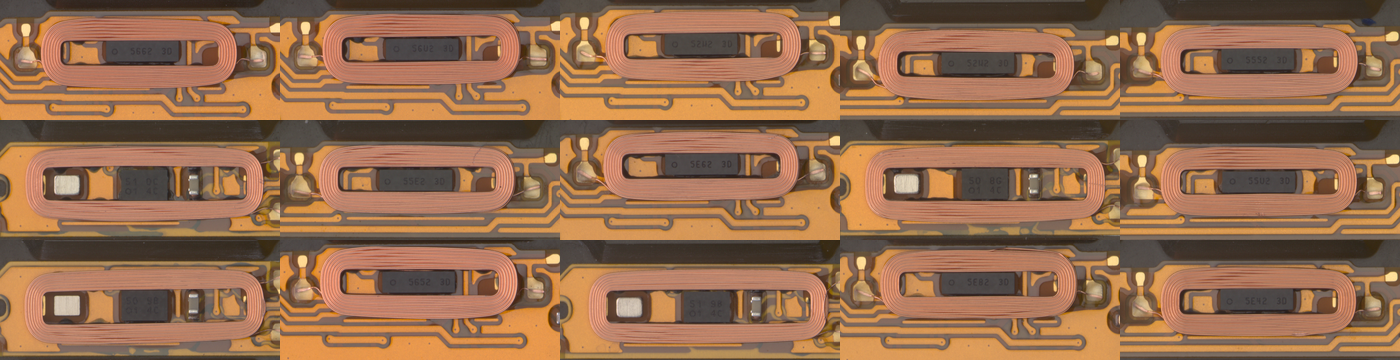
#> input picture reports/eda_samples.png, 1400 x 360 px
$ python -i augment.py   (imports and definitions only)
#> lines starting #> are read from the running program, lines starting #| are printed output that depends on the picture
"""
T2.3 -- Augmentation pipeline for minority-class crops.

Applies mild, physically-plausible transforms to a uint8 (H, W, 3) numpy
array and returns a uint8 (H, W, 3) array.

Transforms (in order):
  1. Brightness / contrast jitter  -- mimics lighting variation between shots
  2. Horizontal + vertical flip    -- defects are position-agnostic
  3. Small rotation (<=5 deg)      -- sensor tilt tolerance
  4. Small translation             -- horizontal: +-50 px (measured jitter);
                                      vertical:   +-10 px (spec: only 8 px drift)

NOT applied: heavy zoom, elastic distortion, or aggressive crop.
See PROJECT_SPEC.md §6 for rationale.
"""

import random
from typing import Optional

import numpy as np
from PIL import Image, ImageEnhance


def augment(
    arr: np.ndarray,
    brightness: float = 0.3,
    contrast: float = 0.3,
    max_rotation_deg: float = 5.0,
    max_translate_x: int = 50,
    max_translate_y: int = 10,
    rng: Optional[random.Random] = None,
) -> np.ndarray:
    """
    Apply random augmentation to a uint8 (H, W, 3) numpy array.

    Args:
        arr: input crop, shape (H, W, 3), dtype uint8
        brightness: max brightness jitter factor (symmetric around 1.0)
        contrast: max contrast jitter factor
        max_rotation_deg: maximum rotation in either direction
        max_translate_x: max horizontal translation in pixels
        max_translate_y: max vertical translation in pixels
        rng: optional seeded random.Random for reproducibility

    Returns:
        Augmented array, same shape and dtype as input.
    """
    if rng is None:
        rng = random

    img = Image.fromarray(arr)

    # --- brightness jitter ---------------------------------------------------
    factor = rng.uniform(1.0 - brightness, 1.0 + brightness)
    img = ImageEnhance.Brightness(img).enhance(factor)

    # --- contrast jitter -----------------------------------------------------
    factor = rng.uniform(1.0 - contrast, 1.0 + contrast)
    img = ImageEnhance.Contrast(img).enhance(factor)

    # --- horizontal flip (p=0.5) ---------------------------------------------
    if rng.random() < 0.5:
        img = img.transpose(Image.FLIP_LEFT_RIGHT)

    # --- vertical flip (p=0.5) -----------------------------------------------
    if rng.random() < 0.5:
        img = img.transpose(Image.FLIP_TOP_BOTTOM)

    # --- rotation + translation (affine) -------------------------------------
    angle = rng.uniform(-max_rotation_deg, max_rotation_deg)
    tx    = rng.randint(-max_translate_x, max_translate_x)
    ty    = rng.randint(-max_translate_y, max_translate_y)
    img   = img.rotate(
        angle,
        translate=(tx, ty),
        resample=Image.BILINEAR,
        fillcolor=(0, 0, 0),
    )

    return np.asarray(img, dtype=np.uint8)


def augment_from_config(arr: np.ndarray, cfg: dict, rng=None) -> np.ndarray:
    """Convenience wrapper that reads parameters from config.yaml augmentation block."""
    aug = cfg["augmentation"]
    return augment(
        arr,
        brightness=aug["brightness_factor"],
        contrast=aug["contrast_factor"],
        max_rotation_deg=aug["max_rotation_deg"],
        max_translate_x=aug["max_translate_px"],
        max_translate_y=10,
        rng=rng,
    )

>>> import cv2
>>> picture = cv2.imread('../../reports/eda_samples.png', cv2.IMREAD_GRAYSCALE)
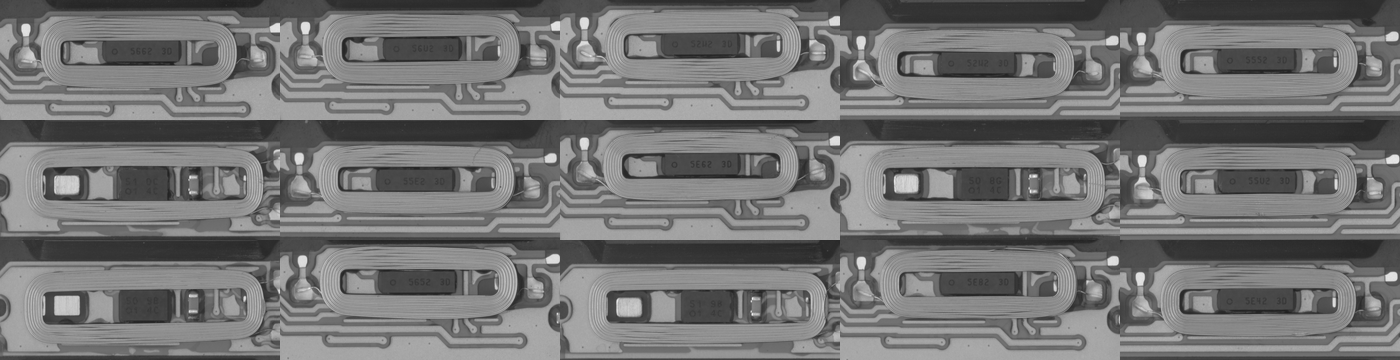
#> picture: shape (360, 1400); min 30, max 246, mean 116.1
>>> result = augment(picture)
#> in augment, `img = ImageEnhance.Brightness(img).enhance(factor)`:
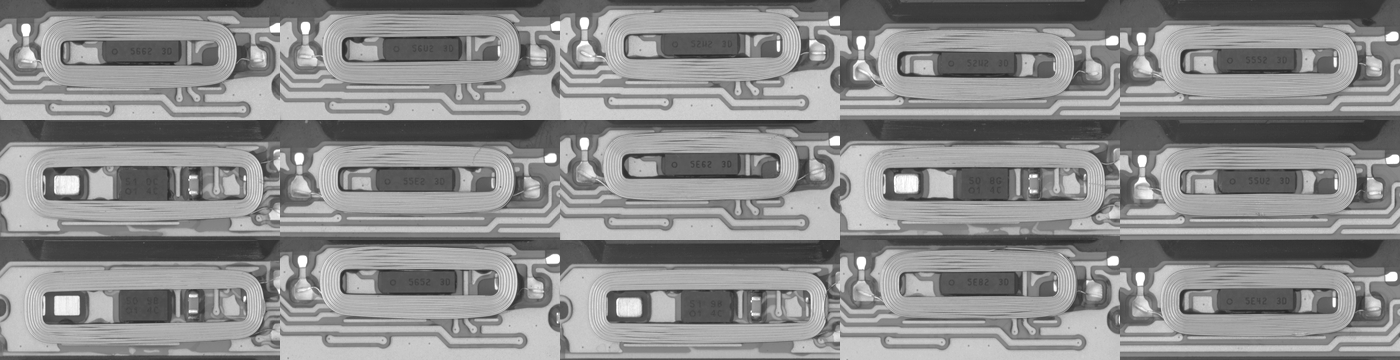
#> img: PIL image 1400x360 L; min 36, max 255, mean 139.6
#> in augment, `img = img.transpose(Image.FLIP_LEFT_RIGHT)`:
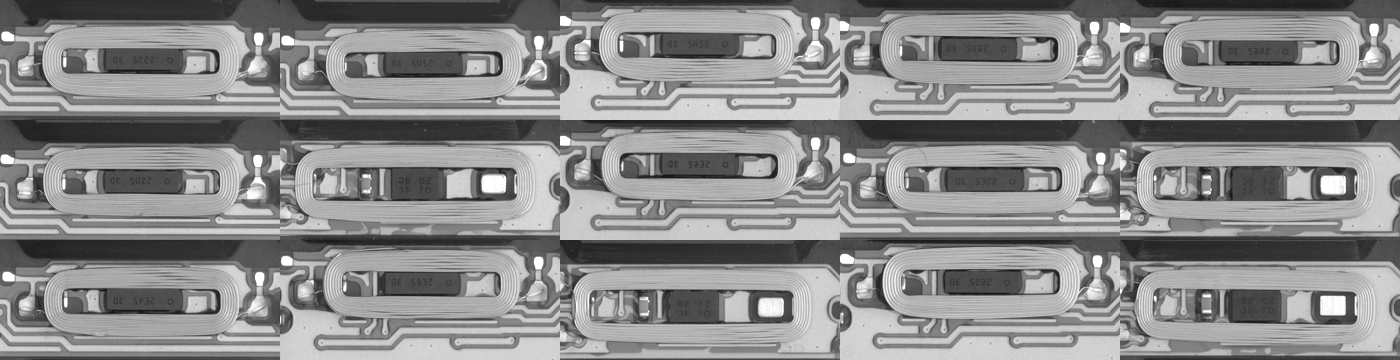
#> img: PIL image 1400x360 L; min 19, max 255, mean 138.9
#> in augment, `img = img.transpose(Image.FLIP_TOP_BOTTOM)`:
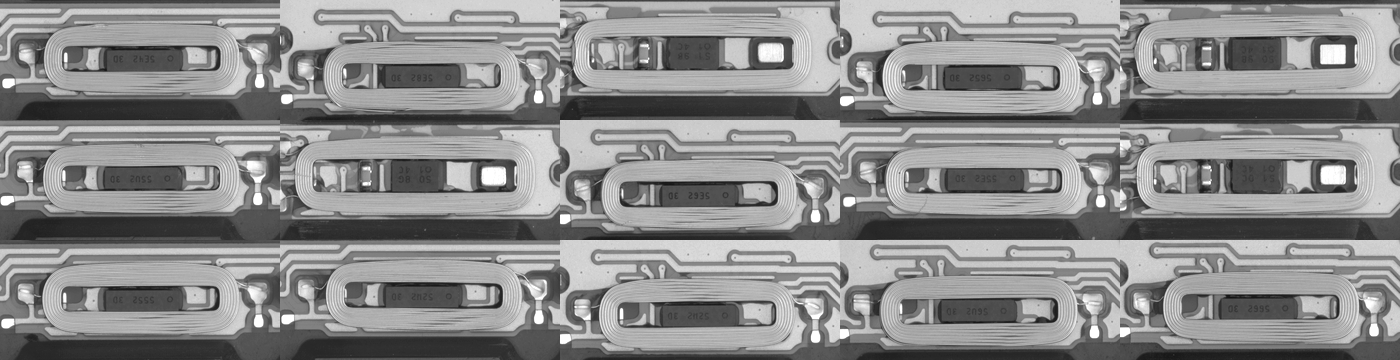
#> img: PIL image 1400x360 L; min 19, max 255, mean 138.9
#> (the run stopped early here; a loop or call above may not have finished)

$ run again, on reports/crop_row_Dent.png
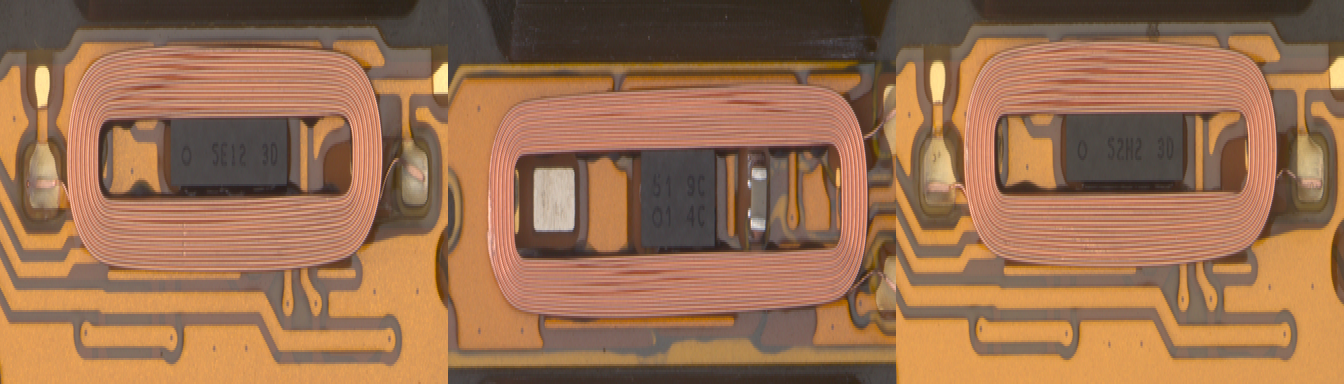
#> input picture reports/crop_row_Dent.png, 1344 x 384 px
#> `picture = cv2.imread('../../reports/eda_samples.png', cv2.IMREAD_GRAYS..`:
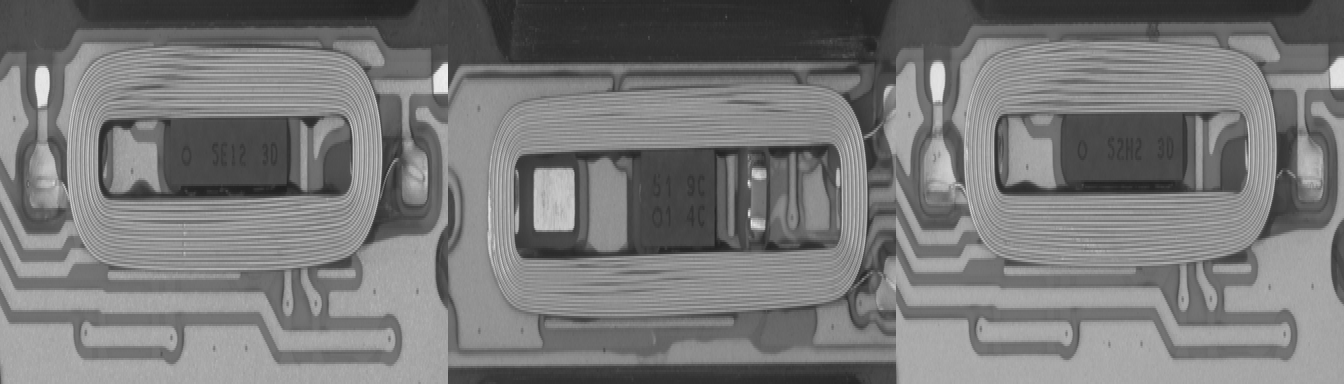
#> picture: shape (384, 1344); min 32, max 238, mean 119.9
#> in augment, `img = img.transpose(Image.FLIP_TOP_BOTTOM)`:
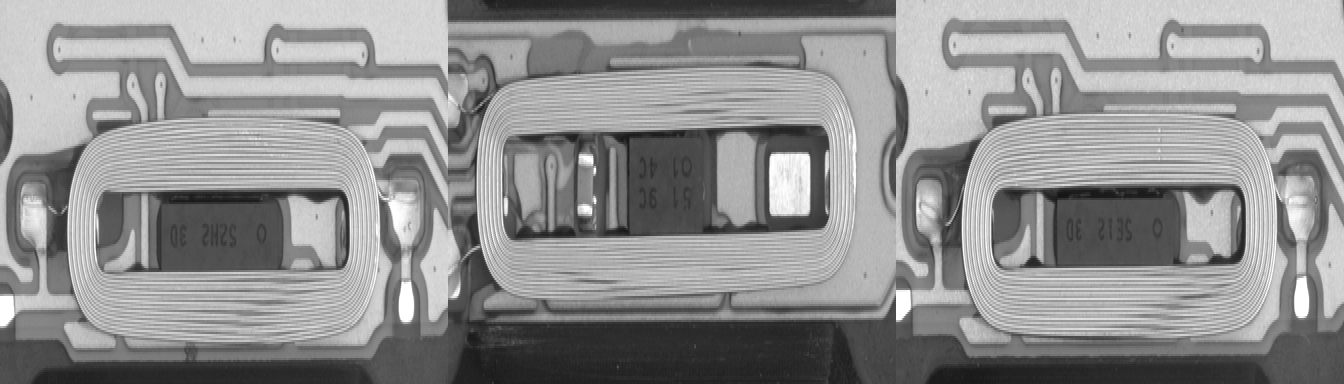
#> img: PIL image 1344x384 L; min 21, max 255, mean 143.6

$ run again, on reports/crop_row_Loose.png
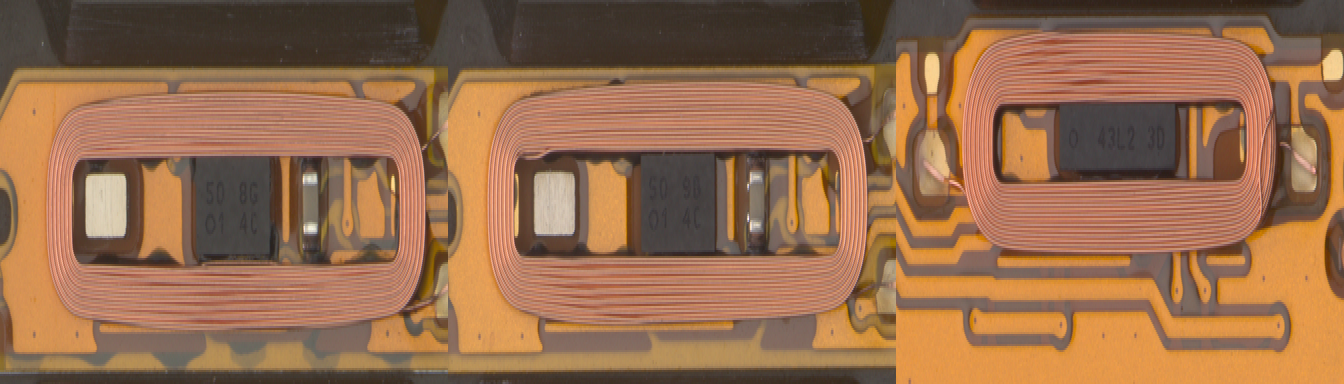
#> input picture reports/crop_row_Loose.png, 1344 x 384 px
#> `picture = cv2.imread('../../reports/eda_samples.png', cv2.IMREAD_GRAYS..`:
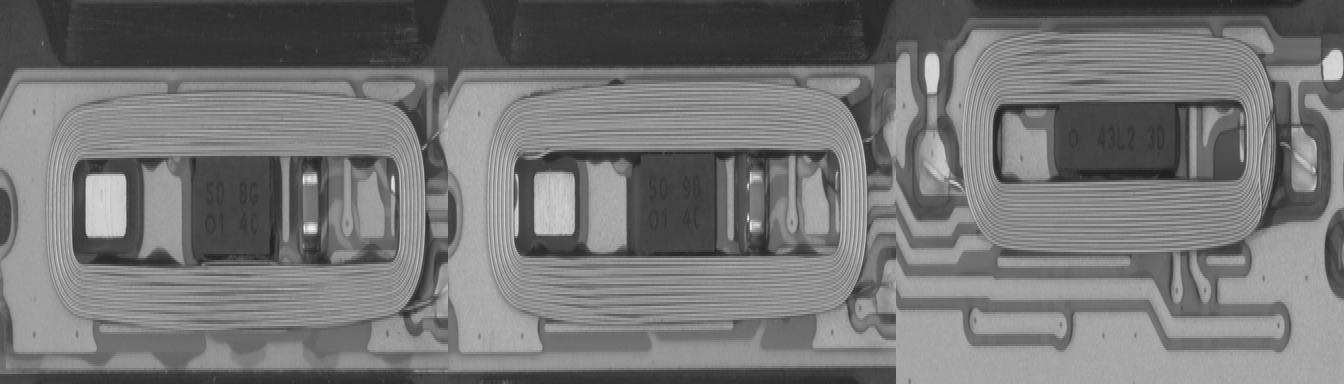
#> picture: shape (384, 1344); min 32, max 249, mean 116.8
#> in augment, `img = img.transpose(Image.FLIP_TOP_BOTTOM)`:
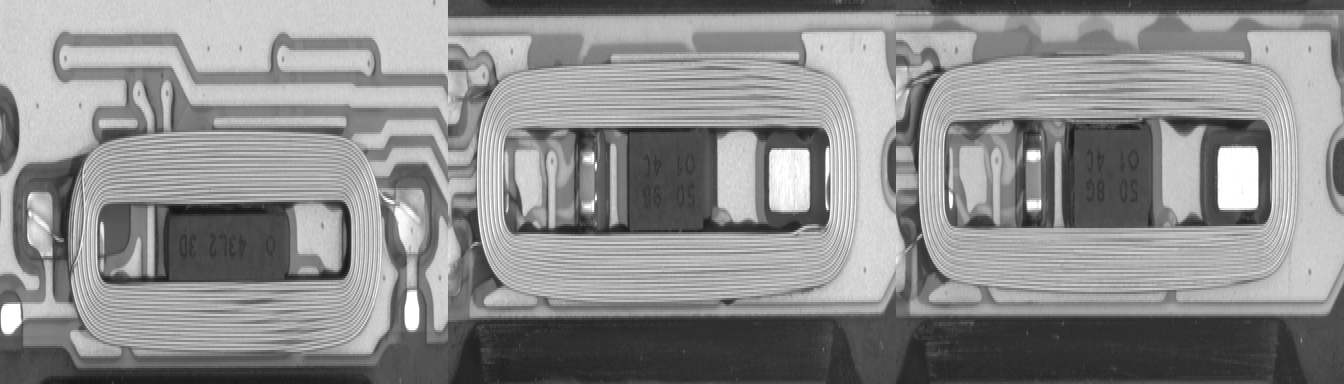
#> img: PIL image 1344x384 L; min 22, max 255, mean 139.9
